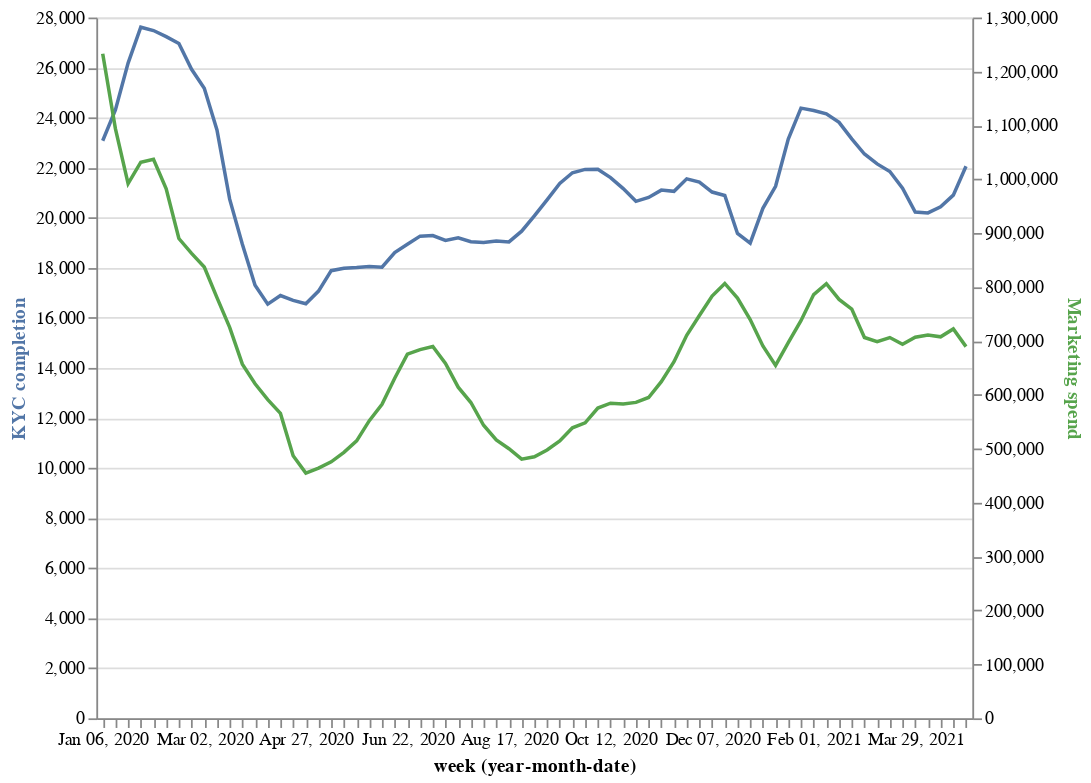

Notebook code for this chart:
### Code cell
df = pd.read_csv("baseline.csv")

df = pd.pivot_table(
    df, values=["sum"], index=["week"], columns=["label"], aggfunc=np.sum
).reset_index()
df.columns = ["week", "KYCc", "ftMAU", "spend"]

df["Spend"] = df["spend"].rolling(4).mean()
df["KYCc"] = df["KYCc"].rolling(4).mean()

df = df.loc[:, ["week", "KYCc", "Spend"]]

base = alt.Chart(df.loc[df["week"] >= "2020-01-01", :]).encode(
    x="yearmonthdate(week):O"
)

line1 = base.mark_line(stroke="#5276A7").encode(
    alt.Y("KYCc:Q", axis=alt.Axis(title="KYC completion", titleColor="#5276A7")),
)

line2 = base.mark_line(stroke="#57A44C").encode(
    alt.Y("Spend:Q", axis=alt.Axis(title="Marketing spend", titleColor="#57A44C")),
)


alt.layer(line1, line2).resolve_scale(y="independent").properties(width=500, height=400)

### Figure 1 — Vega-Lite specification as saved in the notebook (floating-point values rounded to 4 significant figures)
{"config": {"view": {"continuousWidth": 400, "continuousHeight": 300}}, "layer": [{"mark": {"type": "line", "stroke": "#5276A7"}, "encoding": {"x": {"type": "ordinal", "field": "week", "timeUnit": "yearmonthdate"}, "y": {"type": "quantitative", "axis": {"title": "KYC completion", "titleColor": "#5276A7"}, "field": "KYCc"}}}, {"mark": {"type": "line", "stroke": "#57A44C"}, "encoding": {"x": {"type": "ordinal", "field": "week", "timeUnit": "yearmonthdate"}, "y": {"type": "quantitative", "axis": {"title": "Marketing spend", "titleColor": "#57A44C"}, "field": "Spend"}}}], "data": {"name": "data-477616321b8353a9ce07b9b59fd6fd0a"}, "height": 400, "resolve": {"scale": {"y": "independent"}}, "width": 500, "$schema": "https://vega.github.io/schema/vega-lite/v4.8.1.json", "datasets": {"data-477616321b8353a9ce07b9b59fd6fd0a": [{"week": "2020-01-06 00:00:00", "KYCc": 23080.0, "Spend": 1233000.0}, {"week": "2020-01-13 00:00:00", "KYCc": 24310.0, "Spend": 1094000.0}, {"week": "2020-01-20 00:00:00", "KYCc": 26180.0, "Spend": 991900.0}, {"week": "2020-01-27 00:00:00", "KYCc": 27610.0, "Spend": 1032000.0}, {"week": "2020-02-03 00:00:00", "KYCc": 27480.0, "Spend": 1037000.0}, {"week": "2020-02-10 00:00:00", "KYCc": 27240.0, "Spend": 982100.0}, {"week": "2020-02-17 00:00:00", "KYCc": 26960.0, "Spend": 890000.0}, {"week": "2020-02-24 00:00:00", "KYCc": 25930.0, "Spend": 862400.0}, {"week": "2020-03-02 00:00:00", "KYCc": 25170.0, "Spend": 837300.0}, {"week": "2020-03-09 00:00:00", "KYCc": 23510.0, "Spend": 780300.0}, {"week": "2020-03-16 00:00:00", "KYCc": 20740.0, "Spend": 725200.0}, {"week": "2020-03-23 00:00:00", "KYCc": 18940.0, "Spend": 656900.0}, {"week": "2020-03-30 00:00:00", "KYCc": 17300.0, "Spend": 620500.0}, {"week": "2020-04-06 00:00:00", "KYCc": 16550.0, "Spend": 591200.0}, {"week": "2020-04-13 00:00:00", "KYCc": 16890.0, "Spend": 565600.0}, {"week": "2020-04-20 00:00:00", "KYCc": 16700.0, "Spend": 487000.0}, {"week": "2020-04-27 00:00:00", "KYCc": 16560.0, "Spend": 455000.0}, {"week": "2020-05-04 00:00:00", "KYCc": 17070.0, "Spend": 464200.0}, {"week": "2020-05-11 00:00:00", "KYCc": 17880.0, "Spend": 475900.0}, {"week": "2020-05-18 00:00:00", "KYCc": 17980.0, "Spend": 493500.0}, {"week": "2020-05-25 00:00:00", "KYCc": 18010.0, "Spend": 514600.0}, {"week": "2020-06-01 00:00:00", "KYCc": 18060.0, "Spend": 552200.0}, {"week": "2020-06-08 00:00:00", "KYCc": 18030.0, "Spend": 582500.0}, {"week": "2020-06-15 00:00:00", "KYCc": 18610.0, "Spend": 630900.0}, {"week": "2020-06-22 00:00:00", "KYCc": 18940.0, "Spend": 675700.0}, {"week": "2020-06-29 00:00:00", "KYCc": 19260.0, "Spend": 684100.0}, {"week": "2020-07-06 00:00:00", "KYCc": 19290.0, "Spend": 689800.0}, {"week": "2020-07-13 00:00:00", "KYCc": 19090.0, "Spend": 658300.0}, {"week": "2020-07-20 00:00:00", "KYCc": 19200.0, "Spend": 614300.0}, {"week": "2020-07-27 00:00:00", "KYCc": 19050.0, "Spend": 585800.0}, {"week": "2020-08-03 00:00:00", "KYCc": 19010.0, "Spend": 543700.0}, {"week": "2020-08-10 00:00:00", "KYCc": 19070.0, "Spend": 516400.0}, {"week": "2020-08-17 00:00:00", "KYCc": 19030.0, "Spend": 500200.0}, {"week": "2020-08-24 00:00:00", "KYCc": 19460.0, "Spend": 480900.0}, {"week": "2020-08-31 00:00:00", "KYCc": 20070.0, "Spend": 485300.0}, {"week": "2020-09-07 00:00:00", "KYCc": 20720.0, "Spend": 497800.0}, {"week": "2020-09-14 00:00:00", "KYCc": 21370.0, "Spend": 514500.0}, {"week": "2020-09-21 00:00:00", "KYCc": 21800.0, "Spend": 539000.0}, {"week": "2020-09-28 00:00:00", "KYCc": 21930.0, "Spend": 548100.0}, {"week": "2020-10-05 00:00:00", "KYCc": 21940.0, "Spend": 575600.0}, {"week": "2020-10-12 00:00:00", "KYCc": 21600.0, "Spend": 584600.0}, {"week": "2020-10-19 00:00:00", "KYCc": 21170.0, "Spend": 583000.0}, {"week": "2020-10-26 00:00:00", "KYCc": 20660.0, "Spend": 586000.0}, {"week": "2020-11-02 00:00:00", "KYCc": 20810.0, "Spend": 595100.0}, {"week": "2020-11-09 00:00:00", "KYCc": 21100.0, "Spend": 624500.0}, {"week": "2020-11-16 00:00:00", "KYCc": 21060.0, "Spend": 661700.0}, {"week": "2020-11-23 00:00:00", "KYCc": 21550.0, "Spend": 710500.0}, {"week": "2020-11-30 00:00:00", "KYCc": 21430.0, "Spend": 747300.0}, {"week": "2020-12-07 00:00:00", "KYCc": 21030.0, "Spend": 783400.0}, {"week": "2020-12-14 00:00:00", "KYCc": 20890.0, "Spend": 806700.0}, {"week": "2020-12-21 00:00:00", "KYCc": 19370.0, "Spend": 779500.0}, {"week": "2020-12-28 00:00:00", "KYCc": 18990.0, "Spend": 739800.0}, {"week": "2021-01-04 00:00:00", "KYCc": 20380.0, "Spend": 690700.0}, {"week": "2021-01-11 00:00:00", "KYCc": 21260.0, "Spend": 654700.0}, {"week": "2021-01-18 00:00:00", "KYCc": 23140.0, "Spend": 696800.0}, {"week": "2021-01-25 00:00:00", "KYCc": 24380.0, "Spend": 737600.0}, {"week": "2021-02-01 00:00:00", "KYCc": 24290.0, "Spend": 786100.0}, {"week": "2021-02-08 00:00:00", "KYCc": 24150.0, "Spend": 806100.0}, {"week": "2021-02-15 00:00:00", "KYCc": 23810.0, "Spend": 777000.0}, {"week": "2021-02-22 00:00:00", "KYCc": 23150.0, "Spend": 759000.0}, {"week": "2021-03-01 00:00:00", "KYCc": 22550.0, "Spend": 706400.0}, {"week": "2021-03-08 00:00:00", "KYCc": 22150.0, "Spend": 698600.0}, {"week": "2021-03-15 00:00:00", "KYCc": 21850.0, "Spend": 706300.0}, {"week": "2021-03-22 00:00:00", "KYCc": 21180.0, "Spend": 694000.0}, {"week": "2021-03-29 00:00:00", "KYCc": 20230.0, "Spend": 706800.0}, {"week": "2021-04-05 00:00:00", "KYCc": 20190.0, "Spend": 711200.0}, {"week": "2021-04-12 00:00:00", "KYCc": 20430.0, "Spend": 707700.0}, {"week": "2021-04-19 00:00:00", "KYCc": 20900.0, "Spend": 722300.0}, {"week": "2021-04-26 00:00:00", "KYCc": 22050.0, "Spend": 689500.0}]}}
